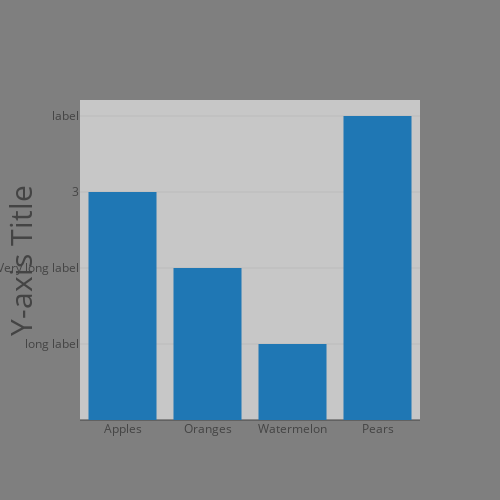

Notebook cell for this chart:
### Code cell
val data = Seq(
  Bar(
    Seq("Apples", "Oranges", "Watermelon", "Pears"),
    Seq(3, 2, 1, 4)
  )
)

val layout = Layout(
  autosize = false,
  width = 500,
  height = 500,
  yaxis = Axis(
    title = "Y-axis Title",
    ticktext = Seq("long label","Very long label","3","label"),
    tickvals = Seq(1, 2, 3, 4),
    tickmode = TickMode.Array,
    titlefont = Font(size = 30 ),
  ),
  paper_bgcolor = Color.RGB(0x7f, 0x7f, 0x7f),
  plot_bgcolor = Color.RGB(0xc7, 0xc7, 0xc7)
)

plot(data, layout)

### Figure 1 — Plotly figure (JSON) as saved in the notebook; plotly's stock layout.template omitted (floating-point values rounded to 4 significant figures)
{"data": [{"type": "bar", "x": ["Apples", "Oranges", "Watermelon", "Pears"], "y": [3, 2, 1, 4]}], "layout": {"autosize": false, "height": 500, "paper_bgcolor": "rgb(127, 127, 127)", "plot_bgcolor": "rgb(199, 199, 199)", "width": 500, "yaxis": {"tickmode": {"Array": {}}, "ticktext": ["long label", "Very long label", "3", "label"], "tickvals": [1, 2, 3, 4], "title": "Y-axis Title", "titlefont": {"size": 30}}}}
